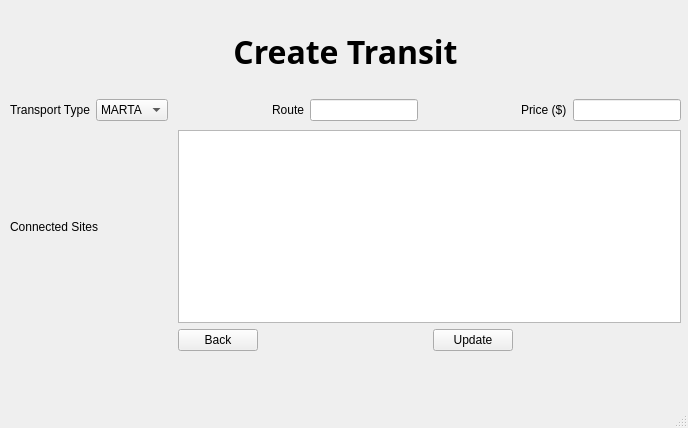
<?xml version="1.0" encoding="UTF-8"?>
<ui version="4.0">
 <class>MainWindow</class>
 <widget class="QMainWindow" name="MainWindow">
  <property name="geometry">
   <rect>
    <x>0</x>
    <y>0</y>
    <width>688</width>
    <height>428</height>
   </rect>
  </property>
  <property name="windowTitle">
   <string>MainWindow</string>
  </property>
  <widget class="QWidget" name="centralwidget">
   <widget class="QWidget" name="gridLayoutWidget">
    <property name="geometry">
     <rect>
      <x>10</x>
      <y>10</y>
      <width>671</width>
      <height>111</height>
     </rect>
    </property>
    <layout class="QGridLayout" name="gridLayout">
     <item row="1" column="0">
      <widget class="QLabel" name="transportType">
       <property name="text">
        <string>Transport Type</string>
       </property>
      </widget>
     </item>
     <item row="1" column="7">
      <widget class="QLineEdit" name="priceEdit"/>
     </item>
     <item row="1" column="4">
      <widget class="QLineEdit" name="routeEdit"/>
     </item>
     <item row="1" column="2">
      <spacer name="horizontalSpacer">
       <property name="orientation">
        <enum>Qt::Horizontal</enum>
       </property>
       <property name="sizeHint" stdset="0">
        <size>
         <width>40</width>
         <height>20</height>
        </size>
       </property>
      </spacer>
     </item>
     <item row="0" column="0" colspan="8">
      <widget class="QLabel" name="createTransit">
       <property name="font">
        <font>
         <family>Arial Black</family>
         <pointsize>24</pointsize>
         <weight>75</weight>
         <bold>true</bold>
        </font>
       </property>
       <property name="text">
        <string>Create Transit</string>
       </property>
       <property name="alignment">
        <set>Qt::AlignCenter</set>
       </property>
      </widget>
     </item>
     <item row="1" column="1">
      <widget class="QComboBox" name="transportTypeList">
       <item>
        <property name="text">
         <string>MARTA</string>
        </property>
       </item>
       <item>
        <property name="text">
         <string>Bus</string>
        </property>
       </item>
       <item>
        <property name="text">
         <string>Bike</string>
        </property>
       </item>
      </widget>
     </item>
     <item row="1" column="3">
      <widget class="QLabel" name="route">
       <property name="text">
        <string>Route</string>
       </property>
      </widget>
     </item>
     <item row="1" column="6">
      <widget class="QLabel" name="price">
       <property name="text">
        <string>Price ($)</string>
       </property>
      </widget>
     </item>
     <item row="1" column="5">
      <spacer name="horizontalSpacer_2">
       <property name="orientation">
        <enum>Qt::Horizontal</enum>
       </property>
       <property name="sizeHint" stdset="0">
        <size>
         <width>40</width>
         <height>20</height>
        </size>
       </property>
      </spacer>
     </item>
    </layout>
   </widget>
   <widget class="QWidget" name="gridLayoutWidget_2">
    <property name="geometry">
     <rect>
      <x>10</x>
      <y>130</y>
      <width>671</width>
      <height>221</height>
     </rect>
    </property>
    <layout class="QGridLayout" name="gridLayout_2">
     <item row="1" column="0">
      <spacer name="horizontalSpacer_4">
       <property name="orientation">
        <enum>Qt::Horizontal</enum>
       </property>
       <property name="sizeHint" stdset="0">
        <size>
         <width>40</width>
         <height>20</height>
        </size>
       </property>
      </spacer>
     </item>
     <item row="1" column="2">
      <spacer name="horizontalSpacer_3">
       <property name="orientation">
        <enum>Qt::Horizontal</enum>
       </property>
       <property name="sizeHint" stdset="0">
        <size>
         <width>40</width>
         <height>20</height>
        </size>
       </property>
      </spacer>
     </item>
     <item row="1" column="1">
      <widget class="QPushButton" name="back">
       <property name="text">
        <string>Back</string>
       </property>
      </widget>
     </item>
     <item row="1" column="3">
      <widget class="QPushButton" name="update">
       <property name="text">
        <string>Update</string>
       </property>
      </widget>
     </item>
     <item row="1" column="4">
      <spacer name="horizontalSpacer_5">
       <property name="orientation">
        <enum>Qt::Horizontal</enum>
       </property>
       <property name="sizeHint" stdset="0">
        <size>
         <width>40</width>
         <height>20</height>
        </size>
       </property>
      </spacer>
     </item>
     <item row="0" column="0">
      <widget class="QLabel" name="connectedSites">
       <property name="text">
        <string>Connected Sites</string>
       </property>
      </widget>
     </item>
     <item row="0" column="1" colspan="4">
      <widget class="QListWidget" name="connectedSitesList">
       <property name="selectionMode">
        <enum>QAbstractItemView::MultiSelection</enum>
       </property>
      </widget>
     </item>
    </layout>
   </widget>
  </widget>
  <widget class="QMenuBar" name="menubar">
   <property name="geometry">
    <rect>
     <x>0</x>
     <y>0</y>
     <width>688</width>
     <height>22</height>
    </rect>
   </property>
  </widget>
  <widget class="QStatusBar" name="statusbar"/>
 </widget>
 <resources/>
 <connections/>
</ui>
